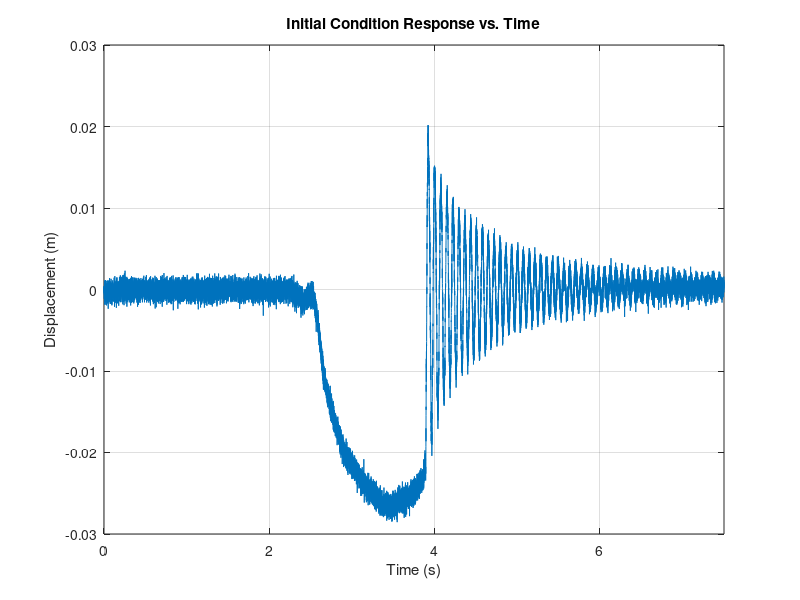

Source code (MATLAB): (Note: this script raises an error after producing the figure.)
%% ME Lab 4005 MATLAB Calculations and Work
% This will the be the required script for all of the calculations used in
% Data Analysis portion of the Lab report
% Two sections:
%           1. Displacement vs. Time responses of all cases
%           2. Spectral anaylsis of cases 1 and 2
%
% Samuel Kramer                                         Date: 10 March 2022

%% Section 1: Displacement vs. Time Response of All Cases
% Will return:
%               1. 4 plots of displacement vs. time for all cases
%               2. 1 plot of theoretical response
%               3. Damping ratio and coefficient of Case 1
    
% -- Setup

clear; clc; format compact; close all;

%%%%%%%%%%%%%%%%%%%%%%%%%%%%%%% Parameters %%%%%%%%%%%%%%%%%%%%%%%%%%%%%%%%

% -- Circuit parameters

GF = 1.5;                   % Gauge Factor (Dimensionless)
R = 120;                    % resistance of resistors (ohms)
vIn = 5;                    % voltage input (v)
fs = 2000;                % Sample frequency (Hz)

% -- Beam parameters
    
E = 69 * 10^9;              % Modulus of elasticity of aluminum (Pa) 
W = .0224;                  % Width (m)
th = 0.95/1000;             % Thickness (m)
L = 8 * .0254;              % Length (m)
L1 = 7 * .0254;             % Length free end to the strain gauge (m)

I = (1/12)*(W)*(th^3);      % Moment of Inertia (m^4)
y = 0.5*10^-3;              % Distance to neutral axis (m)
A = W * th;                 % Cross Sectional Area (m^3)
Rho = 2700;                 % Density (kg/m^3)
m = Rho * A * L;            % Mass (kg)

% -- Theoretical parameters
    
x0 = [-.023 0];             % Initial conditions of the beam for case 1
ts = 0:0.01:7.5;            % Time vector (s)
xref = 0.001;               % Reference input for dB calculation (m)

%%%%%%%%%%%%%%%%%%%%%%%%%%%%%%%% Voffset %%%%%%%%%%%%%%%%%%%%%%%%%%%%%%%%%%
    % Calculation of the offset voltage to 'zero' system
    
% -- Load in data

voffset = load('Lab3_VoltageOffsetData');
voffset = voffset.v;
vOff = mean(voffset);

%%%%%%%%%%%%%%%%%%%%%%%%% Plotting Displacement %%%%%%%%%%%%%%%%%%%%%%%%%%%
    % This section will calculate the displacement and plot all of the
    % responses as a function of time, they will be plotted on separate 
    % plots for easier viewing

% -- Load in data

dataIC = load('Lab3_InitialDisplacementTestData');
    vIC = dataIC.v;                                 % Voltage IC
    t = dataIC.t;                                   % Time vector
vImpulse = load('Lab3_ImpulseTestData').v;          % Voltage Impulse
vDamp1 = load('Lab3_ScotchTapeDampingTestData').v;  % Voltage Damping 1
vDamp2 = load('Lab3_GorillaTapeDampingTestData').v; % Voltage Damping 2
    
% -- Convert from voltage to displacement

    % -- Find actual voltage change 
        % Follows equation: V = Vread - Voffset
        
    vIC = vIC - vOff;           % Initial conditions
    vIm = vImpulse - vOff;      % Impulse 
    vD1 = vDamp1 - vOff;        % Scotch Tape Damping
    vD2 = vDamp2 - vOff;        % Gorilla Tape Damping
    
    % -- Calculate the change in resistance
        % Follows equation: dR = (Vout*4R)/ Vin
        
    dRIC = (vIC.*(4*R))./(vIn); % Initial conditions
    dRIm = (vIm.*(4*R))./(vIn); % Impulse 
    dRD1 = (vD1.*(4*R))./(vIn); % Scotch Tape Damping
    dRD2 = (vD2.*(4*R))./(vIn); % Gorilla Tape Damping
    
    % -- Calculate the change in strain read
        % Follows equation: de = dR/(R*GF)
        
    eIC = dRIC ./(R*GF);        % Initial conditions
    eIm = dRIm ./(R*GF);        % Impulse
    eD1 = dRD1 ./(R*GF);        % Scotch Tape Damping
    eD2 = dRD2 ./(R*GF);        % Gorilla Tape Damping
    
    % -- Calculate the deflection at the free end
        % Follows the equation: delta = (e*L^3)/(3*L1*y)
            % Normalizes the data to start at 0 (there is associated strain
            % with the beam before excitation due to gravity)
            
    deltaIC = ((eIC.*L^3)./(3*L1*y)) + 0.0017;
    deltaIm = ((eIm.*L^3)./(3*L1*y)) - 0.0025;
    deltaD1 = ((eD1.*L^3)./(3*L1*y)) + 0.0005;
    deltaD2 = ((eD2.*L^3)./(3*L1*y)) - 0.0008;
    
% -- Plot data vs. tIC

    % -- Initial Conditions Response
    
    figure(1);                  % Will denotate the figure as figure 1
    plot(t, deltaIC); 
        hold on
        grid on
        xlabel('Time (s)')
        ylabel('Displacement (m)')
        title('Initial Condition Response vs. Time')
        xlim([0 7.5])
        yline(0)
        
    
    % -- Impulse Response
    
    figure(2);
    plot(t, deltaIm); 
        hold on;
        grid on
        xlabel('Time (s)');
        ylabel('Displacement (m)');
        title('Impulse Response vs. Time');
        xlim([0 7.5]);
        yline(0);
        legend('Impulse Response','Reference Plane')
        figure;
    
    % -- Damped Response 1
    
    figure(3);
    plot(t, deltaD1); 
        hold on;
        grid on
        xlabel('Time (s)');
        ylabel('Displacement (m)');
        title('Scotch Tape Damped Response vs. Time');
        xlim([0 7.5]);
        yline(0);
        legend('Scotch Tape Damped Response','Reference Plane')
    
    % -- Damped response 2
    
    figure(4);
        plot(t, deltaD2);
        grid on
        hold on;
        xlabel('Time (s)');
        ylabel('Displacement (m)');
        title('Gorilla Tape Damped Response vs. Time');
        xlim([0 7.5]);
        yline(0);
        legend('Gorilla Tape Damped Response','Reference Plane');

%%%%%%%%%%%%%%%%%%%%%%%%%% Theoretical Model %%%%%%%%%%%%%%%%%%%%%%%%%%%%%%
    % This section will calculate the a theoretical model for the Initial
    % Condition response of the beam, and then will plot it on figure 1
    % Equation will be the following:
    %                   mx'' + kx = 0 where x0 = 20mm & x'0 = 0 mm/s
    %                   x'' = (-kx)/m
    %                   x'  = v
    %                   x'' = v'

% -- Calculation of k of beam
    % Follows the equation: k = (3*E*I) / (L^3)
    
k = 3*E*I / (L^3);      % (N/m)

% -- Calculation of the damping values of the beam
    % Follows the equation C = z*2*sqrt(k*m)
    
us = reallog(.0201/.0058)/(2*pi*15);
z = us / sqrt(1+(us^2));
c = 2*z*sqrt(k*m);
    fprintf('The damping ratio for case 1 is %3.4f\n',z)
    fprintf('The damping due to external factors is %3.4f (N/m)\n',c)

% -- Creation of the response vector using ode45 with damping

dxdt = @(t,xv) [xv(2);
                (-c*xv(2) - k*xv(1))/m];    % Differential eqn
[~,x] = ode45(dxdt,ts,x0);                  % ODE45 Evaluation
    theoreticalResponse = x(:,1);           % Select disp data
    ZeroVector = zeros(378,1);
    oneVector = -0.023*ones(10,1);
    TRd = [ZeroVector ; oneVector ; theoreticalResponse];
    time = 0:.01:11.38;                        % Rewriting of the time vector
    
% -- Creation of the response vector using ode45 without damping

dxdt = @(t,xv) [xv(2);
                (- k*xv(1))/m];             % Differential equation          
[~,x] = ode45(dxdt,ts,x0);                  % ODE45 evaluation
    theoreticalResponse = x(:,1);           % Select displacement data
    ZeroVector = zeros(378,1);  
    oneVector = -0.023*ones(10,1);
    TRf = [ZeroVector ; oneVector ; theoreticalResponse];   
    
        % -- Plot the responses
        
        figure(6)
        plot(time,TRf)         % Ideal undamped theoretical response
            hold on;
            grid on;
            title('Theoretical Response of Case 1')
            legend('Damped Response','Undamped Response')
            xlim([1.5 7.5]);
            legend('Experimental Response','Reference Plane','Theoretical Response')
         
us = reallog(.0231/.0089)/(2*pi*15);
z = us / sqrt(1+(us^2));
c = 2*z*sqrt(k*m);
    fprintf('The damping ratio for case 3 is %3.4f\n',z)
    fprintf('The damping for case 3 due to external factors is %3.4f (N/m)\n',c)
    
us = reallog(.0103556/.0080)/(2*pi*2);
z = us / sqrt(1+(us^2));
c = 2*z*sqrt(k*m);
    fprintf('The damping ratio for case 2 is %3.4f\n',z)
    fprintf('The damping for case 2 due to external factors is %3.4f (N/m)\n',c)
    
us = reallog(.02884/.00764)/(2*pi*15);
z = us / sqrt(1+(us^2));
c = 2*z*sqrt(k*m);
    fprintf('The damping ratio for case 4 is %3.4f\n',z)
    fprintf('The damping for case 4 due to external factors is %3.4f (N/m)\n',c)

            
%% Spectral Analysis of Data
% Will return:
%               1. 2 spectrum plots for cases 1 and 2

% -- Setup

clc; format compact; close all;

%%%%%%%%%%%%%%%%%%%%%%%%%%% Spectral Analysis %%%%%%%%%%%%%%%%%%%%%%%%%%%%%

% -- Calculate the MSV values of the responses of cases 1 and 2
    % Uses the given MATLAB fourier transfer function fft(x) to find the
    % spectral analysis, Use: 'help fft' for more info

    % -- Case 1
    
    IC = deltaIC(1,7760:13760);         % Resize the IC vector to 3s
    Ns = length(IC);
    spect_IC = fft(IC);                 % Fast Fourier Transform of data
    spect_IC = spect_IC ./ Ns;
    spect_IC(2:end) = 2.*spect_IC(2:end);
    spect_IC = spect_IC(1,1:300);       % Rezise vector to 300 Hz
        
        % -- MSV of the spectral analysis
            % Follows equation: MSV = RMS^2 = X^2 / 2
        
        IC_MSV = abs(spect_IC);
        IC_MSV = (IC_MSV.^2) ./ 2;      % Final MSV array
                          
    % -- Case 2
    
    Im = deltaIm(1,2058:8058);          % Resize the Im vector to 3s
    Ns = length(Im);    
    spect_Im = fft(Im);                 % Fast Fourier Transform of data
    spect_Im = spect_Im / Ns;           
    spect_Im(2:end) = 2.*spect_Im(2:end);
    spect_Im = spect_Im(1,1:300);       % Resize to only include to 300 Hz 
    
        % -- MSV of the spectral analysis
        
        Im_MSV = abs(spect_Im); 
        Im_MSV = (Im_MSV.^2)./2;      % Final MSV array

% -- Convert MSV values to dB values for plotting
    % Follows eqn: Lx = 10log10(MSV/(Xref^2))
 
    IC_MSV = 10*log10(IC_MSV/(xref^2));    % dB measurement of IC data
    Im_MSV = 10*log10(Im_MSV/(xref^2));    % dB measurement of Impulse data

% -- develop MSV response eqn as a function of Wn
    % Plot should indicate the frequency resolution in title
    % Plot should locate and lable the natural frequencies 
    
    freq = (0:(length(IC_MSV) - 1));
    
    % -- Case 1
    
    figure;
    plot(freq,IC_MSV,'o')
        hold on;
        xlim([0 300]);
        grid on;
        xlabel('Frequency (Hz)')
        ylabel('MSV Amplitude (dB - reference: 1mm)')
        title ('Spectral Analysis of Case 1 with a frequency resolution of 1Hz')
        xline(42,'r')
        
    % -- Case 2
    
    figure;
    plot(freq,Im_MSV,'o')
        hold on; 
        xlim([0 300]);
        grid on;
        xlabel('Frequency (Hz)')
        ylabel('MSV Amplitude (dB - reference: 1mm)')
        title ('Spectral Analysis of Case 2 with a frequency resolution of 1Hz')
        xline(48,'r')
        xline(253,'r')
        
% -- Output how many modes were present in the diagrams

fprintf('There is one mode present in case 1 at 42 Hz.\n')
fprintf('There is 2 modes present in Case 2 at 48 Hz and 253 Hz.\n')

    % -- Add text boxes to data

    figure(1)
        text(50,5,'Natural Frequency Mode 1, 42 Hz')
        
    figure(2)
        text(52,5,'Natural Frequency Mode 1, 48 Hz')
        text(200,5,'Natural Frequency Mode 2, 253 Hz')
        
%%%%%%%%%%%%%%%%%%%%%%%%%%%%%%%%%%%%%%%%%%%%%%%%%%%%%%%%%%%%%%%%%%%%%%%%%%%